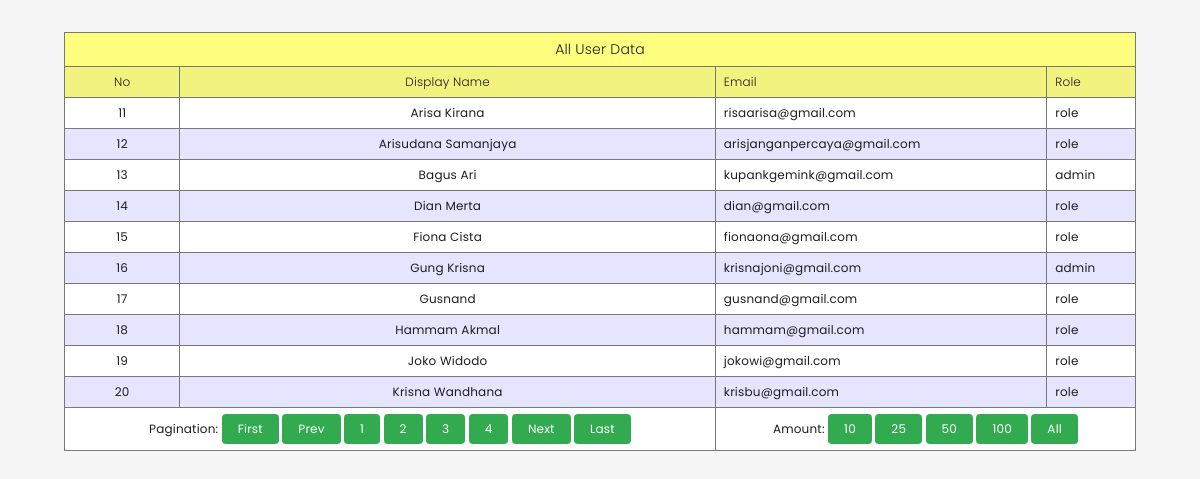
Page /?halaman=2&q=10 on the committed database.
### tables this page shows
CREATE TABLE `user` (
  `username` varchar(30) NOT NULL,
  `email` varchar(100) NOT NULL,
  `role` varchar(10) NOT NULL,
  `password` varchar(255) NOT NULL
);

### index.php (the view, shortened to what this page needs)
<?php
    require 'function.php';
    $halaman = isset($_GET['halaman'])?(int)$_GET['halaman'] : 1;
    $amount = isset($_GET['q'])?(int)$_GET['q'] : 10;
    $checkmaxpage = mysqli_query($conn, "SELECT count(*) AS jumlah from user");
    $checkresult = mysqli_fetch_assoc($checkmaxpage);
    if($checkresult['jumlah'] == $amount){
        $maxpage = intdiv($checkresult['jumlah'], $amount);
    }else{
        $maxpage = intdiv($checkresult['jumlah'], $amount)+1;
    }
    $beginning = ($halaman>1) ? ($halaman * $amount) - $amount : 0;
    $query = "SELECT * FROM user LIMIT $beginning, $amount";
    $data_buku = mysqli_query($conn, $query);
    $numbering = $beginning+1;
?>
<html>
    <head>
        <link rel="stylesheet" href="style.css">
        <link rel="stylesheet" href="https://cdnjs.cloudflare.com/ajax/libs/font-awesome/6.3.0/css/all.min.css" />
    </head>
    <body>
        <table class="tabel-buku">
            <tr>
                <th colspan="4" class="header-text">All User Data</th>
            </tr>
            <tr>
                <th>No</th>
                <th>Display Name</th>
                <th>Email</th>
                <th>Role</th>
            </tr>
            <?php while($data = mysqli_fetch_assoc($data_buku)) : ?>
                <tr>
                    <td><?= $numbering++ ?></td>
                    <td><?= $data['username'] ?></td>
                    <td><?= $data['email'] ?></td>
                    <td><?= $data['role']?></td>
                </tr>
            <?php endwhile; ?>
            <tr>
                <td colspan="2">
                    Pagination:
                    <a href="?halaman=1&q=<?= $amount ?>" class="add-btn">First</a>
                    <a href="?halaman=<?= $halaman-1 ?>&q=<?= $amount ?>" class="add-btn">Prev</a>
                    <?php
                        for($x=1; $x<=$maxpage; $x++){
                    ?>
                        <a href="?halaman=<?= $x ?>&q=<?= $amount ?>" class="add-btn"><?= $x ?></a>
                    <?php
                        }
                    ?>
                    <a href="?halaman=<?= $halaman+1 ?>&q=<?= $amount ?>" class="add-btn">Next</a>
                    <a href="?halaman=<?= $maxpage ?>&q=<?= $amount ?>" class="add-btn">Last</a>
                </td>
                <td colspan="2">
                    Amount:
                    <a href="?halaman=<?= $halaman ?>&q=10" class="add-btn">10</a>
                    <a href="?halaman=<?= $halaman ?>&q=25" class="add-btn">25</a>
                    <a href="?halaman=<?= $halaman ?>&q=50" class="add-btn">50</a>
                    <a href="?halaman=<?= $halaman ?>&q=100" class="add-btn">100</a>
                    <a href="?halaman=<?= $halaman ?>&q=<?= $checkresult['jumlah'] ?>" class="add-btn">All</a>
                </td>
            </tr>
        </table>
    </body>
</html>

### style.css (style rules this page uses)
html, body { scroll-behavior: smooth; padding: 12px 28px; background: rgb(245, 245, 245); font-family: "Poppins"; }
a { color: rgb(0, 0, 255); }
.tabel-buku { cursor: default; width: 100%; border-collapse: collapse; background: white; color: rgb(30, 30, 30); font-size: 12px; text-align: left; letter-spacing: 0.2px; }
.tabel-buku tr:nth-child(even) { background: rgba(0, 0, 255, 0.1); }
.tabel-buku th { background: rgba(255, 255, 0, 0.5); font-weight: 300; }
.tabel-buku th, .tabel-buku td { padding: 6px 8px; border: 1px solid rgb(120, 120, 120); }
.tabel-buku th:nth-child(1), .tabel-buku th:nth-child(2), .tabel-buku td:nth-child(1), .tabel-buku td:nth-child(2) { text-align: center; }
.header-text { font-size: 14px; text-align: center; }
.add-btn, .edit-btn, .delete-btn { padding: 4px 16px; margin: 0 auto; width: max-content; display:inline-block; border-radius: 4px; background: rgb(90, 150, 240); color: white !important; text-decoration: none; word-spacing: 2px; }
.add-btn { padding: 6px 16px; background: rgb(50, 170, 80); }

### rows in the picture
user: username "Arisa Kirana", email "risaarisa@gmail.com", role "role"
user: username "Arisudana Samanjaya", email "arisjanganpercaya@gmail.com", role "role"
user: username "Bagus Ari", email "kupankgemink@gmail.com", role "admin"
user: username "Dian Merta", email "dian@gmail.com", role "role"
user: username "Fiona Cista", email "fionaona@gmail.com", role "role"
user: username "Gung Krisna", email "krisnajoni@gmail.com", role "admin"
user: username "Gusnand", email "gusnand@gmail.com", role "role"
user: username "Hammam Akmal", email "hammam@gmail.com", role "role"
user: username "Joko Widodo", email "jokowi@gmail.com", role "role"
user: username "Krisna Wandhana", email "krisbu@gmail.com", role "role"
